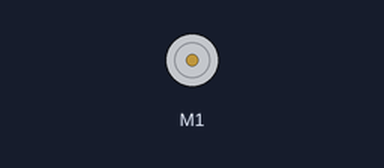
Bench run of a sketch on a simulated Arduino Uno, built with avr-gcc and run on an emulated ATmega328P. On the bench: DC motor (green arrow = forward, orange = backward, longer = faster).

Above: at 1.0 s.
At 3.0 s:
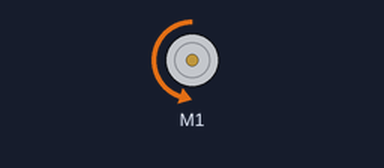
Timing chart, 0 to 5.2 s (numbered marks = the images above):
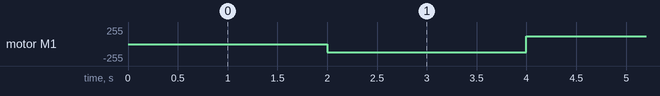

The sketch:

MotorShield1.ino
```cpp
#include <AFMotor.h>
AF_DCMotor Motor1(1);

void setup() {
  Motor1.run(RELEASE);
}

void loop() {
  Motor1.run(FORWARD);
  delay (2000);
  Motor1.setSpeed(120);
  Motor1.run(BACKWARD);
  delay (2000);
}
```

Measured:
- by itself, motor M1: alternates forward 120/255 for 2.0 s and backward 120/255 for 2.0 s
